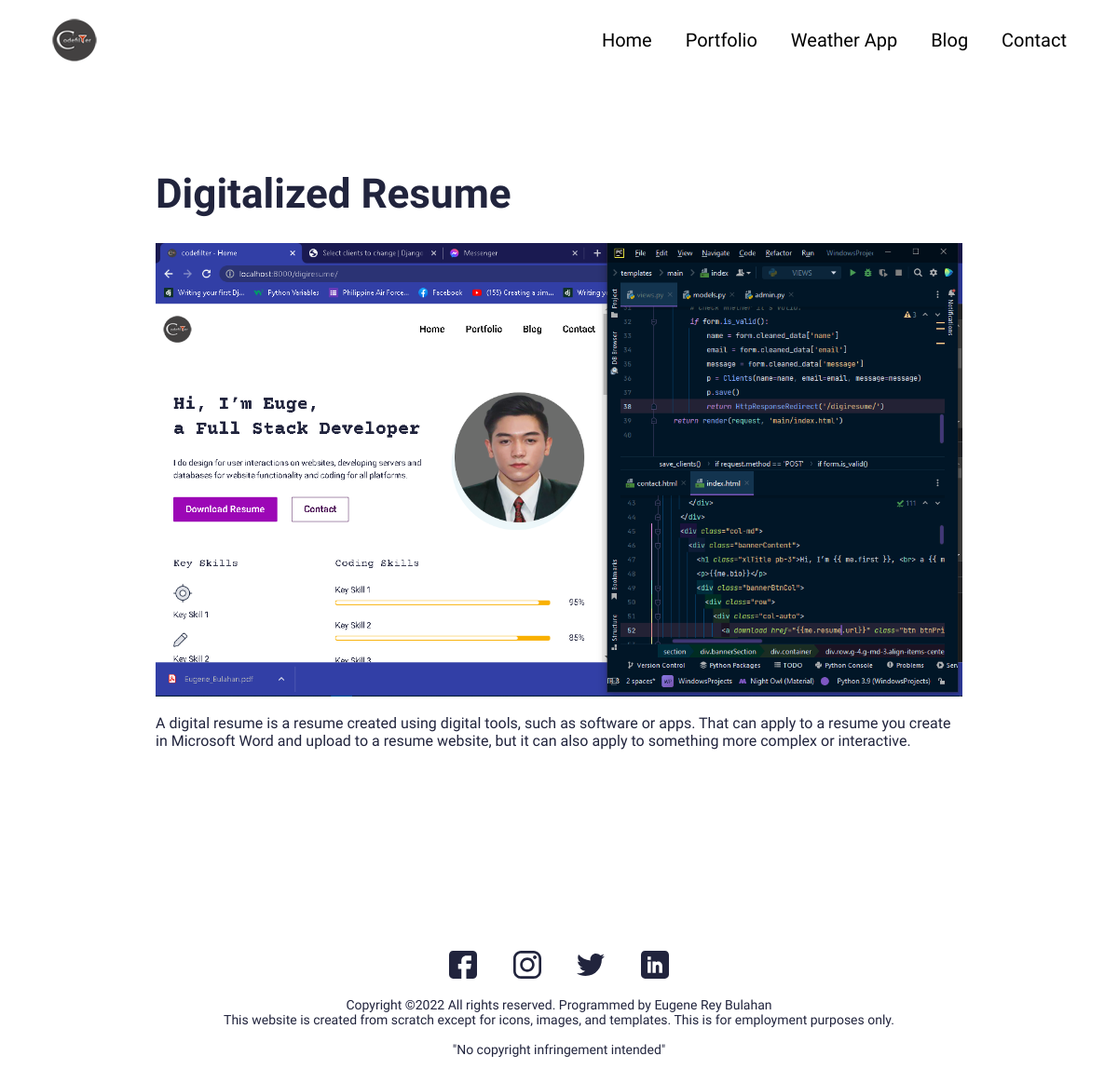
Screenshot of /portfolio-detail/1/ with the database file from the repository.
### digiresume/models.py (models this page shows, shortened)
class Portfolio(models.Model):
    name = models.CharField(max_length=50, null=True, blank=True)
    date_created = models.DateField(null=True)
    info = models.TextField(max_length=500, null=True, blank=True)
    image = models.ImageField(upload_to='digiresume/media/portfolios',null=True, blank=True)
    class Meta:
        verbose_name = 'Portfolio'
        verbose_name_plural = 'Portfolios'

### digiresume/views.py (the view)
# urls.py: path('portfolio-detail/<int:pk>/',views.portfolio_detail, name="pdetail"),
def portfolio_detail(request, pk):
    portfolio = Portfolio.objects.get(id=pk)
    context = {
        'portfolio': portfolio,
    }
    return render(request, 'main/portfolio-detail.html', context)

### digiresume/templates/main/portfolio-detail.html (shortened to what this page needs)
{% extends 'main/base.html' %}
{% load static %}
{% block content %}
    <section>
      <div class="innerPageBannerCol">
        <div class="container">
          <div class="row g-4 g-md-3  align-items-center">
            <div class="col">
              <div class="bannerContent">
                <h1 class="xlTitle pb-md-3">{{ portfolio.name }}</h1>
                  <img src="{{ portfolio.image.url }}" alt="{{ portfolio.image.alt }}"><br><br>
                  <p>{{ portfolio.info }} </p>
              </div>
            </div>
          </div>
        </div>
      </div>
    </section>
{% endblock %}

### digiresume/templates/main/base.html (shortened to what this page needs)
{% load static %}
<!doctype html>
<html lang="en">
  <head>
    <link href="{% static 'css/digiresume/bootstrap.min.css' %}" rel="stylesheet">
    <link rel="stylesheet" href="https://unpkg.com/swiper@7.0.5/swiper-bundle.min.css">
    <link href="{% static 'css/digiresume/style.css' %} " rel="stylesheet">
  </head>
  <body>
    {% include 'partials/nav.html' %}
    {% block content %} {% endblock %}
    {% include 'partials/footer.html'%}
  </body>
</html>

### digiresume/templates/partials/nav.html (shortened to what this page needs)
{% load static %}
    <header>
        <div class="headerCol">
          <div class="container-fluid">
            <div class="row align-items-center">
              <div class="col-auto">
                <div class="logoCol"><a href="#"><img src="{% static 'img/digiresume/logo.png' %}" alt="..."></a></div>
              </div>
              <div class="col">
                <div class="navCollapseCol">
                  <div class="navCol">
                    <ul>
                      <li><a href="{% url 'home' %}">Home</a></li>
                      <li><a href="{% url 'portfolio' %}">Portfolio</a></li>
                      <li><a href="{% url 'weather' %}">Weather App</a></li>
                      <li><a href="{% url 'blog' %}">Blog</a></li>
                      <li><a href="{% url 'contact' %}">Contact</a></li>
                    </ul>
                  </div>
                </div>
              </div>
            </div>
          </div>
        </div>
      </header>

### digiresume/templates/partials/footer.html
{% load static %}
    <footer>
      <div class="footerCol">
        <div class="container">
          <ul class="socialCol">
            <li><a href="https://web.facebook.com/eugenereybulahan"><img src="{% static 'img/digiresume/fb.svg' %}" alt="..."></a></li>
            <li><a href="https://www.instagram.com/eugecollins/"><img src="{% static 'img/digiresume/insta.svg' %}" alt="..."></a></li>
            <li><a href="javascript:void(0)"><img src="{% static 'img/digiresume/twitter.svg' %}" alt="..."></a></li>
            <li><a href="https://www.linkedin.com/in/eugene-rey-bulahan-964361244"><img src="{% static 'img/digiresume/linkedin.svg' %}" alt="..."></a></li>
          </ul>
          <div class="copyrightCol">
            <p>Copyright ©{% now 'Y'%} All rights reserved. Programmed by <a href="https://web.facebook.com/eugenereybulahan" target="_blank">Eugene Rey Bulahan</a></p>
            <p>This website is created from scratch except for icons, images, and templates. This is for employment purposes only.</p><br>
            <p>"No copyright infringement intended"</p>
          </div>
        </div>
      </div>
    </footer>

### static/css/digiresume/style.css (style rules this page uses)
:root { --primaryColor: #9C07B6; --primaryDarkColor: #3D0048; --primaryHoverColor: #900AA8; --secondaryColor: #F9B000; --baseColor: #21243D; --baseFont: 'Heebo', sans-serif; --titleFont: 'Courier Prime', monospace; --regular: 400; --medium: 500; --bold: 700; --black: 900; --lightBg: #F1F1F1; }
html { scroll-behavior: smooth; }
body { font-family: var(--baseFont); color: var(--baseColor); line-height: normal; }
ul { margin: 0; padding: 0; list-style-type: none; }
img { max-width: 100%; }
a { color: inherit; }
a, .btn { -webkit-transition: all 300ms ease-in-out 0s; -o-transition: all 300ms ease-in-out 0s; transition: all 300ms ease-in-out 0s; text-decoration: none; }
.xlTitle { font-size: 44px; line-height: 1.3; font-weight: var(--bold); font-family: var(--titleFont) }
.headerCol { background-color: var(--bs-white); padding: 18px 0; -webkit-transition: all 300ms ease-in-out 0s; -o-transition: all 300ms ease-in-out 0s; transition: all 300ms ease-in-out 0s; position: fixed; z-index: 99; left: 0; right: 0; top: 0; }
.navCol { text-align: right; }
.navCol a { font-size: 20px; color: #000; font-weight: var(--medium); display: inline-block; position: relative; }
.navCol a::before { content: ""; position: absolute; left: 50%; right: 50%; bottom: 0; height: 2px; border-radius: 2px; background-color: var(--primaryColor); -webkit-transition: all 500ms ease-in-out 0s; -o-transition: all 500ms ease-in-out 0s; transition: all 500ms ease-in-out 0s; opacity: 0; }
.navCol li { display: inline-block; }
.navCol li + li { padding-left: 32px; }
.footerCol { padding: 50px 0; text-align: center; }
.socialCol li { display: inline-block; }
.socialCol li + li { padding-left: 35px; }
.socialCol img { max-width: 30px; max-height: 30px; -o-object-fit: contain; object-fit: contain; }
.copyrightCol { padding: 20px 0 0; font-size: 14px; }
.copyrightCol p { margin: 0; }
.innerPageBannerCol { padding: 180px 0 150px; }
@media (min-width:992px) { .container, .container-lg, .container-md, .container-sm, .container-xl, .container-xxl { max-width: 890px; } }
@media (min-width:992px) { .headerCol .container-fluid { padding-left: 30px; padding-right: 30px; } }
@media (min-width:1200px) { .headerCol .container-fluid { padding-left: 55px; padding-right: 55px; } }

### rows the page displays
Portfolio: name "Digitalized Resume", image (picture), info "A digital resume is a resume created using digital tools, such as software or apps. That can apply to a resume you create in Microsoft Word and upload to a resume website, but it can also apply to something more complex or interactive."
